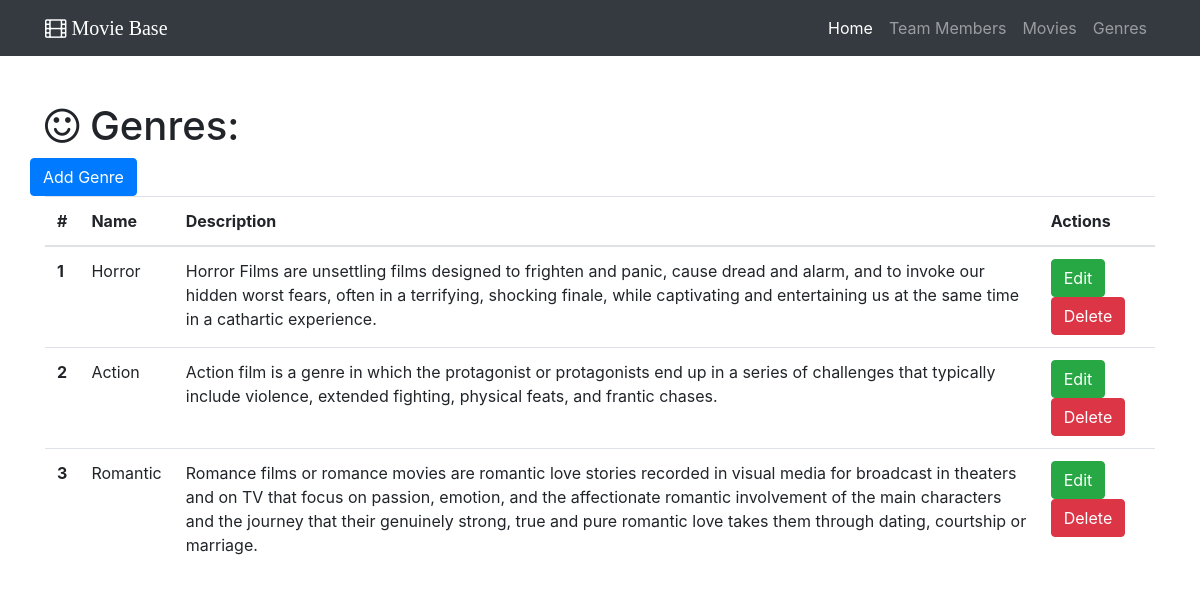
The app's page /genres with its own data.
### base.py (models this page shows)
class Genre(db.Model):
    __tablename__ = 'genres'
    id = db.Column(db.Integer, primary_key=True)
    name = db.Column(db.String(64))
    description = db.Column(db.Text)
    movies = db.relationship('Movie', backref='genre',cascade="delete")##back reference at the many side, unique in ORM

### base.py (the view)
@app.route('/genres')
def show_all_genres():
    genres = Genre.query.all()
    return render_template('genre-all.html', genres=genres)

### templates/genre-all.html (shortened to what this page needs)
{% extends "home-base.html"%}
{% block page_content%}
  <div class="container">
    <h1 class="mt-5"><i class="fa fa-smile-o" aria-hidden="true"></i> Genres:</h1>
    <div class="row bottom-margin">
      <a href="/genre/add" class="btn btn-primary" role="button" aria-disabled="true">Add Genre</a>
    </div>
    {% if genres %}
      <table class="table">
        <thead>
          <tr>
            <th>#</th>
            <th>Name</th>
            <th>Description</th>
            <th>Actions</th>
          </tr>
        </thead>
        <tbody>
          {% for genre in genres %}
          <tr>
              <th scope="row">{{genre.id}}</th>
              <td>{{genre.name}}</td>
              <td>{{genre.description}}</td>
              <td>
                <a href="/genre/edit/{{genre.id}}" class="btn btn-success" role="button">Edit</a>
                <a href="/genre/delete/{{genre.id}}" class="btn btn-danger" role="button">Delete</a>
              </td>
          </tr>
          {% endfor%}
        </tbody>
      </table>
    {% else %}
      <h3>there are no genres in the database yet.</h3>
    {% endif %}
  </div>
{% endblock%}

### static/css/base.css (style rules this page uses)
body { padding-top: 54px; }

### records on screen
Genre: id "1", name "Horror", description "Horror Films are unsettling films designed to frighten and panic, cause dread and alarm, and to invoke our hidden worst fears, often in a terrifying, shocking finale, while captivating and entertaining us at the same time in a cathartic experience."
Genre: id "2", name "Action", description "Action film is a genre in which the protagonist or protagonists end up in a series of challenges that typically include violence, extended fighting, physical feats, and frantic chases."
Genre: id "3", name "Romantic", description "Romance films or romance movies are romantic love stories recorded in visual media for broadcast in theaters and on TV that focus on passion, emotion, and the affectionate romantic involvement of the main characters and the journey that their genuinely strong, true and pure romantic love takes them through dating, courtship or marriage."
